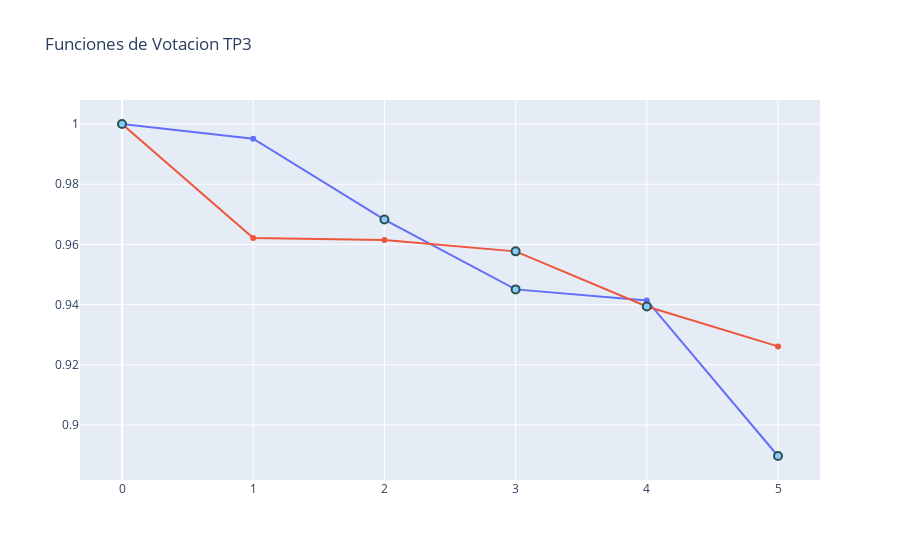

The notebook cell this image was saved under:
### Code cell
# Graficas TP3
index_TP3=[i for i in range(len(list_of_TP)) if len(list_of_TP[i]) == 3]
list_TP3 = [list_of_TP[i] for i in index_TP3]
list_voting_3=[lists_voting[i] for i in index_TP3]
graph_voting_functions(list_voting_3,list_TP3)

### Figure 1 — Plotly figure (JSON) as saved in the notebook; plotly's stock layout.template omitted (floating-point values rounded to 4 significant figures)
{"data": [{"name": "('subsp_nebraskensis_419B', 'subsp_sepedonicus_ATCC33113', 'tessellarius_ATCC_33566')", "showlegend": false, "type": "scatter", "x": [0, 1, 2, 3, 4, 5], "y": [1, 0.9951, 0.9683, 0.9451, 0.9414, 0.8897]}, {"name": "('subsp_capsici_1101', 'insidiosus_ATCC_10253', 'subsp_michi_contigs')", "showlegend": false, "type": "scatter", "x": [0, 1, 2, 3, 4, 5], "y": [1, 0.9621, 0.9615, 0.9577, 0.9394, 0.9261]}, {"marker": {"color": "LightSkyBlue", "line": {"color": "DarkSlateGrey", "width": 2}, "size": 8}, "mode": "markers", "name": "TP", "showlegend": false, "type": "scatter", "x": [5], "y": [0.8897]}, {"marker": {"color": "LightSkyBlue", "line": {"color": "DarkSlateGrey", "width": 2}, "size": 8}, "mode": "markers", "name": "TP", "showlegend": false, "type": "scatter", "x": [2], "y": [0.9683]}, {"marker": {"color": "LightSkyBlue", "line": {"color": "DarkSlateGrey", "width": 2}, "size": 8}, "mode": "markers", "name": "TP", "showlegend": false, "type": "scatter", "x": [3], "y": [0.9451]}, {"marker": {"color": "LightSkyBlue", "line": {"color": "DarkSlateGrey", "width": 2}, "size": 8}, "mode": "markers", "name": "TP", "showlegend": false, "type": "scatter", "x": [3], "y": [0.9577]}, {"marker": {"color": "LightSkyBlue", "line": {"color": "DarkSlateGrey", "width": 2}, "size": 8}, "mode": "markers", "name": "TP", "showlegend": false, "type": "scatter", "x": [4], "y": [0.9394]}, {"marker": {"color": "LightSkyBlue", "line": {"color": "DarkSlateGrey", "width": 2}, "size": 8}, "mode": "markers", "name": "TP", "showlegend": false, "type": "scatter", "x": [0], "y": [1]}], "layout": {"autosize": true, "title": {"text": "Funciones de Votacion TP3"}, "xaxis": {"autorange": true, "range": [-0.3042, 5.304], "type": "linear"}, "yaxis": {"autorange": true, "range": [0.8795, 1.01], "type": "linear"}}}
